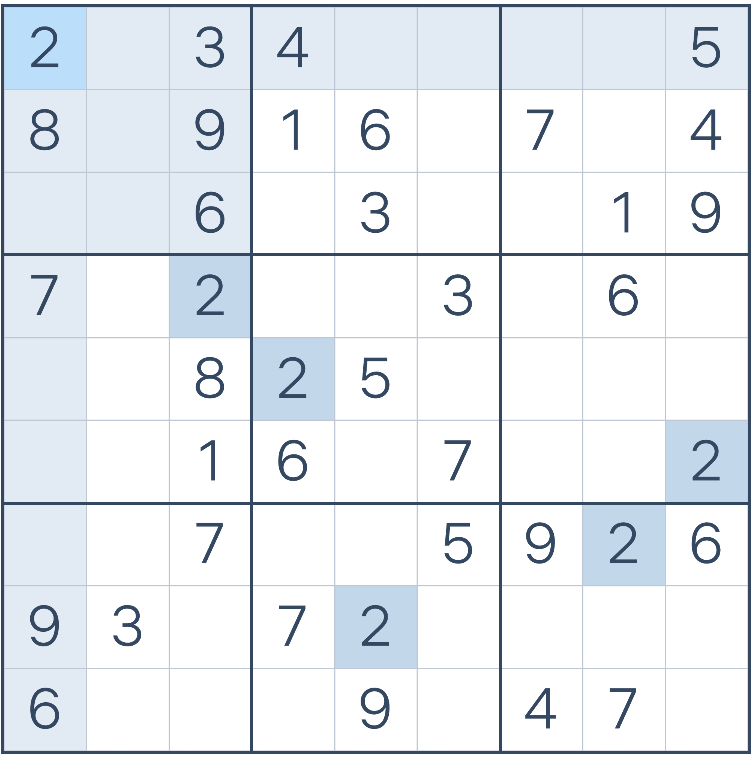
#> input picture ex1.png, 753 x 757 px
$ python -i detect.py   (imports and definitions only)
#> lines starting #> are read from the running program, lines starting #| are printed output that depends on the picture; after the words box and inside, x2 and y2 are one past the last pixel; in counts of white or black regions, pixels touching at a corner belong together
#> further down, picture is the input picture: shape (757, 753, 3); mean B, G, R 241.5, 236.6, 231.9
import cv2
import numpy as np


def order_points(pts):
    pts = pts.reshape(4, 2).astype(np.float32)

    s = pts.sum(axis=1)
    diff = np.diff(pts, axis=1)

    return np.array([
        pts[np.argmin(s)],      # top-left
        pts[np.argmin(diff)],   # top-right
        pts[np.argmax(s)],      # bottom-right
        pts[np.argmax(diff)]    # bottom-left
    ], dtype=np.float32)


def warp_sudoku(image, quad):
    rect = order_points(quad)

    size = 900

    dst = np.array([
        [0, 0],
        [size - 1, 0],
        [size - 1, size - 1],
        [0, size - 1]
    ], dtype=np.float32)

    M = cv2.getPerspectiveTransform(rect, dst)

    return cv2.warpPerspective(image, M, (size, size))


def looks_like_sudoku(warped):
    gray = cv2.cvtColor(warped, cv2.COLOR_BGR2GRAY)

    thresh = cv2.adaptiveThreshold(
        gray,
        255,
        cv2.ADAPTIVE_THRESH_GAUSSIAN_C,
        cv2.THRESH_BINARY_INV,
        11,
        2
    )

    lines = cv2.HoughLinesP(
        thresh,
        rho=1,
        theta=np.pi / 180,
        threshold=150,
        minLineLength=500,
        maxLineGap=20
    )

    if lines is None:
        return False

    vertical = 0
    horizontal = 0

    for line in lines:
        x1, y1, x2, y2 = line[0]

        dx = abs(x2 - x1)
        dy = abs(y2 - y1)

        if dx < 15 and dy > 300:
            vertical += 1

        elif dy < 15 and dx > 300:
            horizontal += 1

    return vertical >= 8 and horizontal >= 8


def detect_sudoku(image):
    gray = cv2.cvtColor(image, cv2.COLOR_BGR2GRAY)
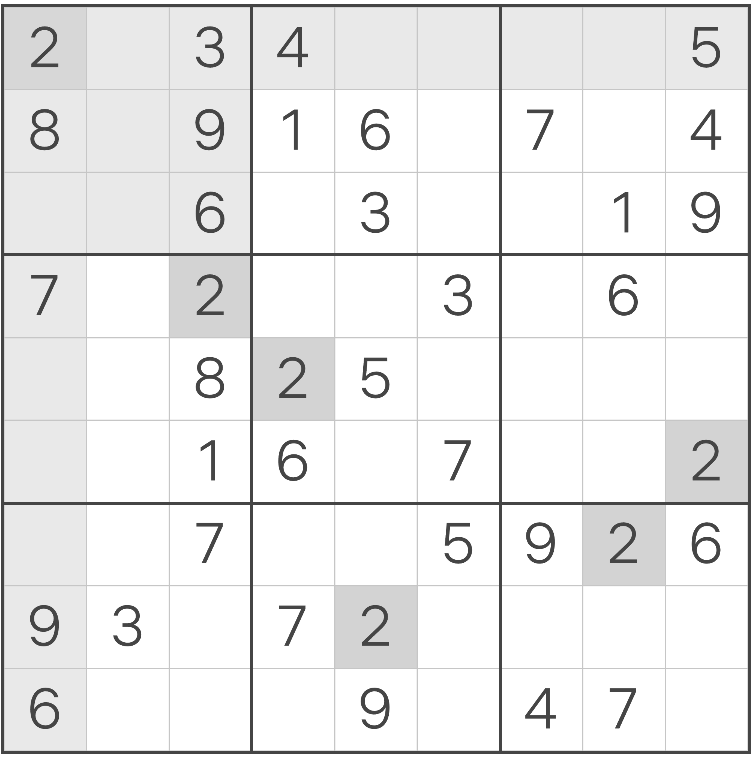
#> gray: shape (757, 753); min 69, max 255, mean 235.7

    blur = cv2.GaussianBlur(gray, (7, 7), 0)
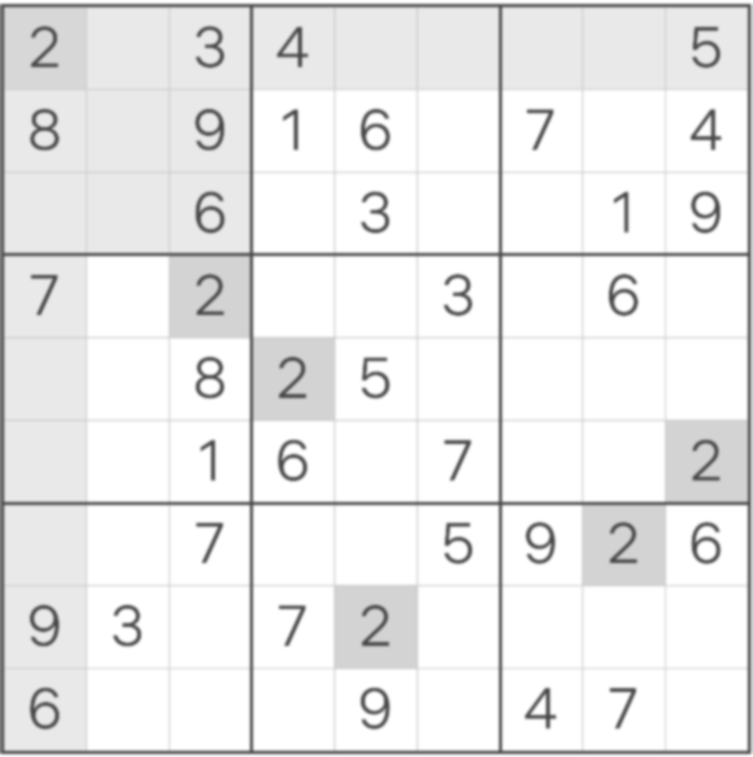
#> blur: shape (757, 753); min 74, max 255, mean 235.6

    thresh = cv2.adaptiveThreshold(
        blur,
        255,
        cv2.ADAPTIVE_THRESH_GAUSSIAN_C,
        cv2.THRESH_BINARY_INV,
        11,
        2
    )
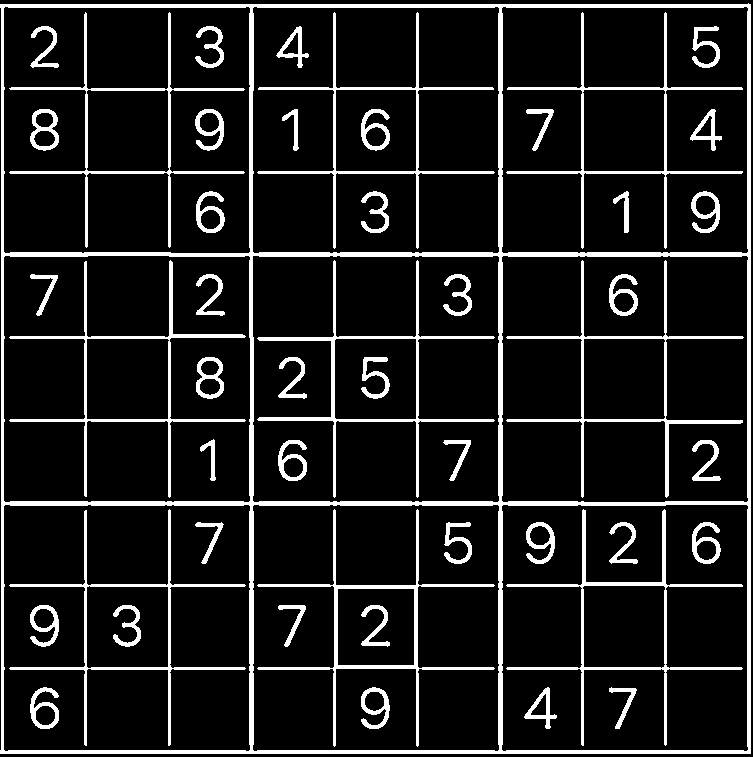
#> thresh: shape (757, 753); 11.7% white; 48 white regions

    contours, _ = cv2.findContours(
        thresh,
        cv2.RETR_EXTERNAL,
        cv2.CHAIN_APPROX_SIMPLE
    )
#> contours = 1 contour; box (x1, y1, x2, y2) and area: (0, 3, 751, 754) 561009

    candidates = []

    for cnt in contours:
        area = cv2.contourArea(cnt)

        if area < 10000:
            continue

        perimeter = cv2.arcLength(cnt, True)

        approx = cv2.approxPolyDP(
            cnt,
            0.02 * perimeter,
            True
        )

        if len(approx) == 4:
            candidates.append((area, approx))
#> this loop made 1 pass
#> (area, perimeter, approx) on pass 1: (561009, 2999.7, [[750, 4], [0, 4], [0, 753], [750, 753]])
#> after the loop, candidates = [(561009, [[750, 4], [0, 4], [0, 753], [750, 753]])]

    candidates.sort(reverse=True, key=lambda x: x[0])

    for _, quad in candidates:
        warped = warp_sudoku(image, quad)

        if looks_like_sudoku(warped):
            return warped
#> this loop made 1 pass
#> (rect in warp_sudoku, size in warp_sudoku, dst in warp_sudoku, M in warp_sudoku) on pass 1: ([[0, 4], [750, 4], [750, 753], [0, 753]], 900, [[0, 0], [899, 0], [899, 899], [0, 899]], [[1.2, 0, 0], [-1.18e-18, 1.2, -4.8], [-9.48e-20, 0, 1]])
#> pass 1, in detect_sudoku, `warped = warp_sudoku(image, quad)`:
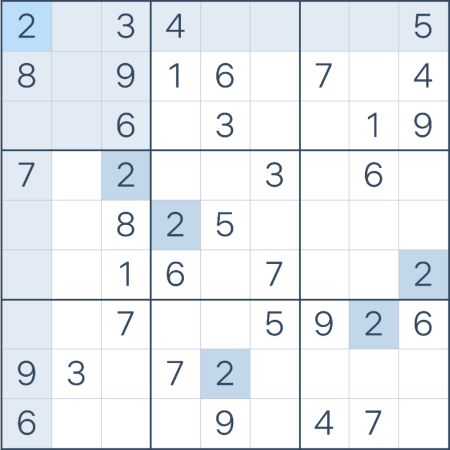
#> warped: shape (900, 900, 3) (shown at 1/2 size); mean B, G, R 241.3, 236.5, 231.7
#> pass 1, in looks_like_sudoku, `gray = cv2.cvtColor(warped, cv2.COLOR_BGR2GRAY)`:
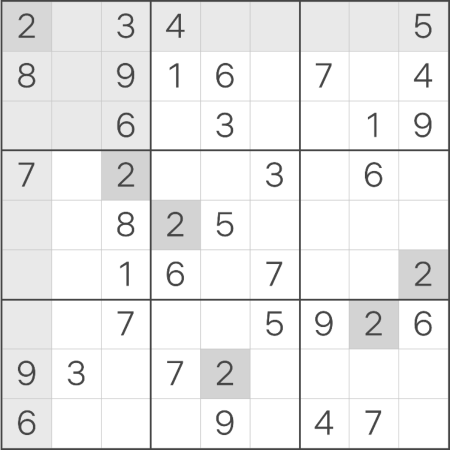
#> gray: shape (900, 900) (shown at 1/2 size); min 69, max 255, mean 235.5
#> pass 1, in looks_like_sudoku, `thresh = cv2.adaptiveThreshold( gray, 255, cv2.ADAPTIVE_THRESH_GAUSSIA..`:
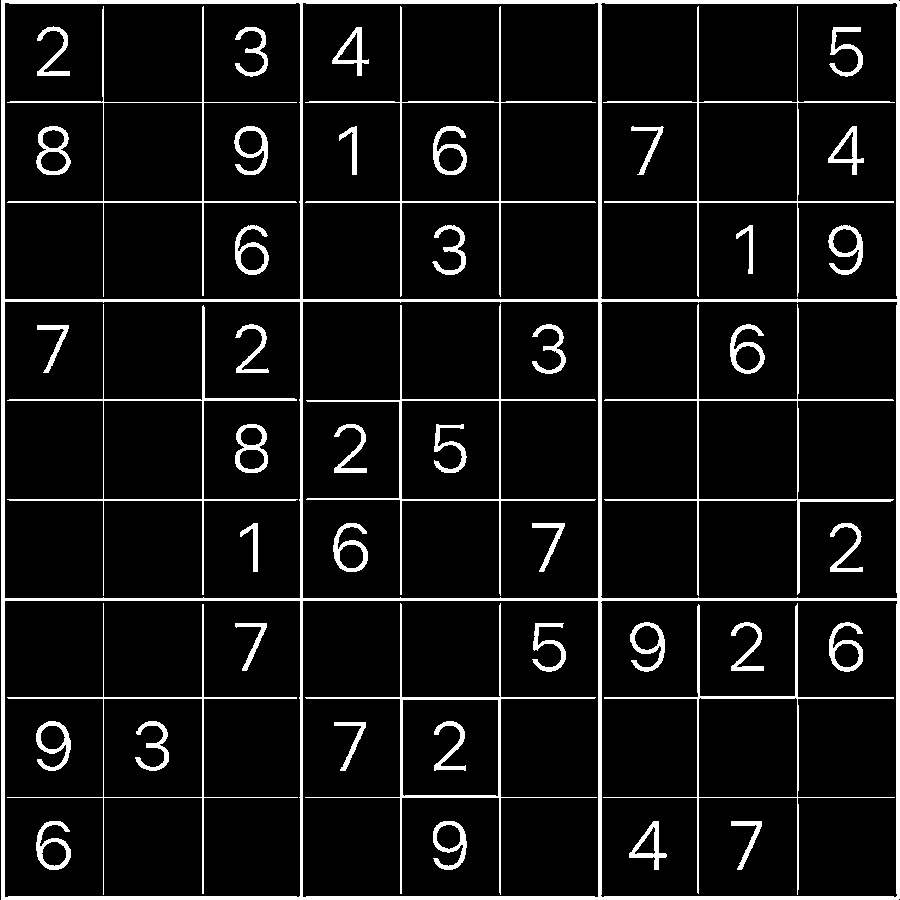
#> thresh: shape (900, 900); 8.1% white; 48 white regions, largest, box (x1, y1, x2, y2) and area: (1, 0, 900, 900) 25837, (305, 603, 597, 895) 2498, (604, 304, 894, 596) 2462

    return None

>>> import cv2
>>> picture = cv2.imread('ex1.png')
>>> result = detect_sudoku(picture)

$ run again, on ex2.png
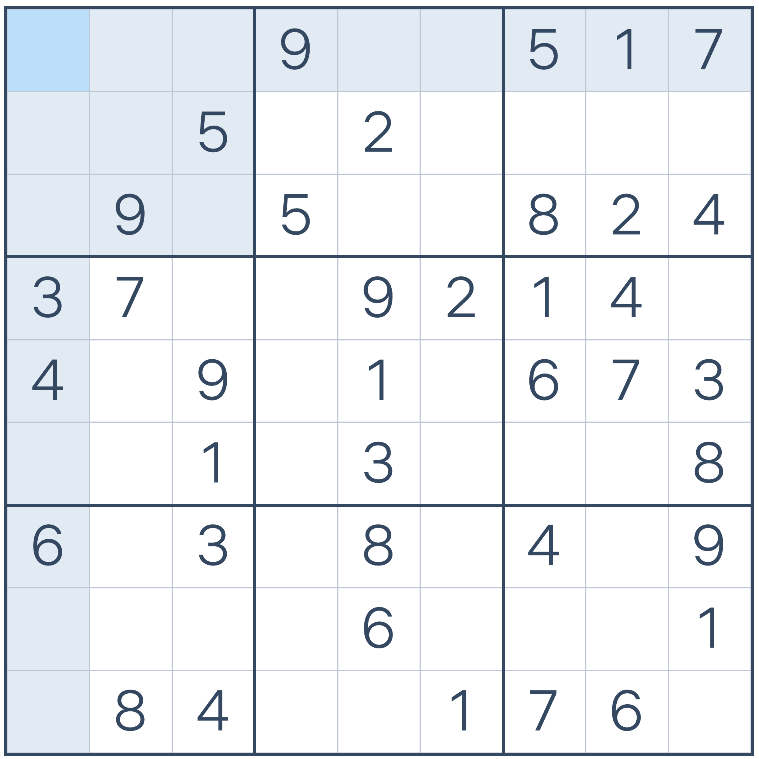
#> input picture ex2.png, 759 x 759 px
#> picture is the input picture: shape (759, 759, 3); mean B, G, R 242.8, 239, 235.4
#> in detect_sudoku, `thresh = cv2.adaptiveThreshold( blur, 255, cv2.ADAPTIVE_THRESH_GAUSSIA..`:
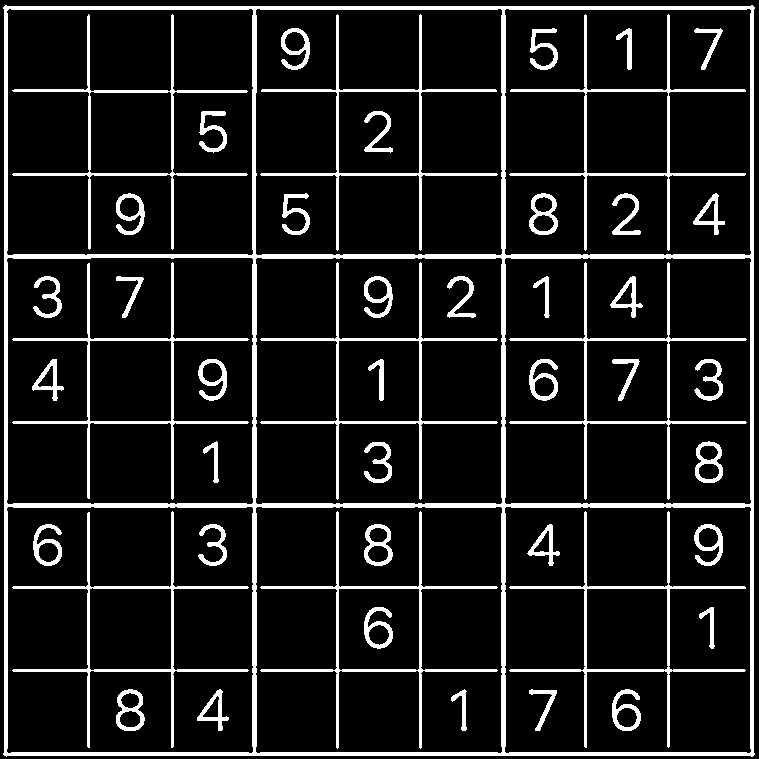
#> thresh: shape (759, 759); 11.5% white; 48 white regions
#> contours = 1 contour; box (x1, y1, x2, y2) and area: (3, 5, 755, 757) 561016
#> the loop in detect_sudoku, `for cnt in contours:` made 1 pass
#> (area, perimeter, approx) on pass 1: (561016, 3002.6, [[5, 5], [3, 754], [752, 756], [754, 7]])
#> after the loop in detect_sudoku, `for cnt in contours:`: candidates = [(561016, [[5, 5], [3, 754], [752, 756], [754, 7]])]
#> the loop in detect_sudoku, `for _, quad in candidates:` made 1 pass
#> (rect in warp_sudoku, size in warp_sudoku, dst in warp_sudoku) on pass 1: ([[5, 5], [754, 7], [752, 756], [3, 754]], 900, [[0, 0], [899, 0], [899, 899], [0, 899]])
#> pass 1, in looks_like_sudoku, `thresh = cv2.adaptiveThreshold( gray, 255, cv2.ADAPTIVE_THRESH_GAUSSIA..`:
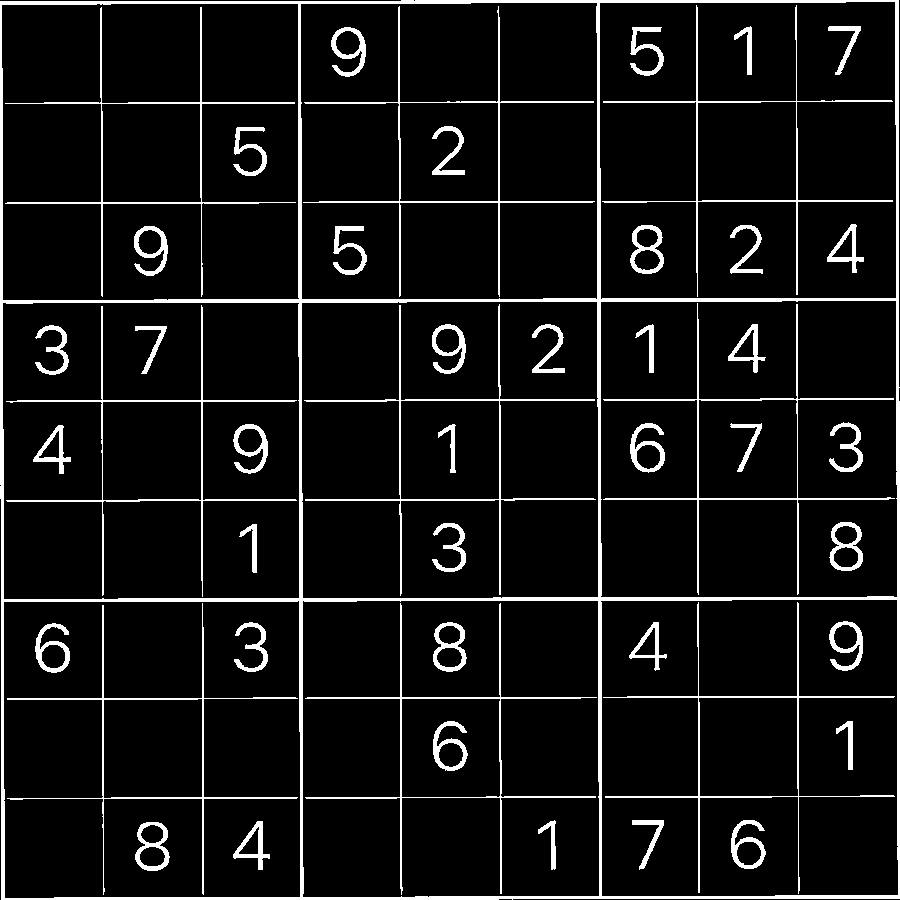
#> thresh: shape (900, 900); 7.8% white; 48 white regions, largest, box (x1, y1, x2, y2) and area: (0, 0, 900, 900) 24003, (304, 304, 596, 596) 2284, (303, 6, 595, 297) 2209

$ run again, on ex3.png
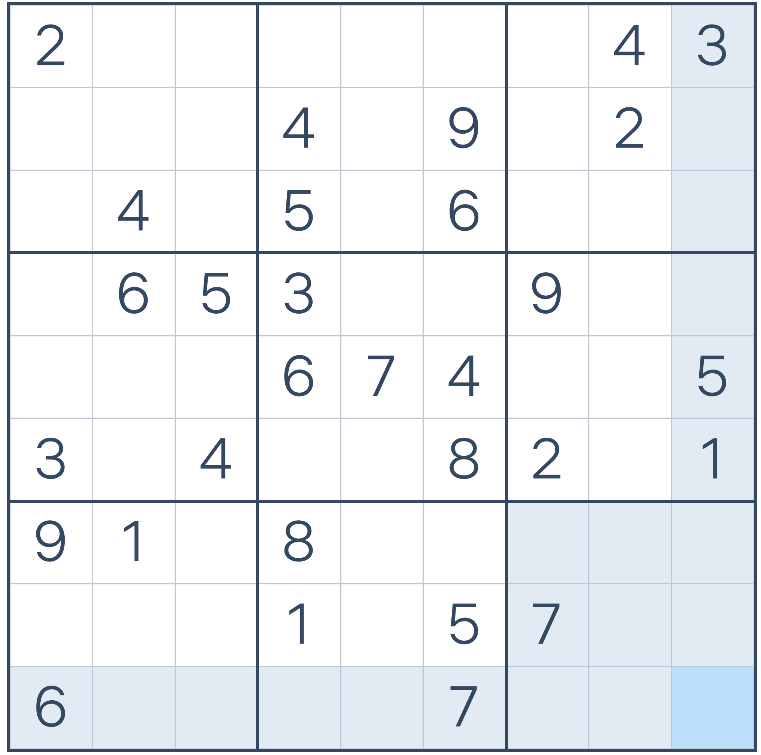
#> input picture ex3.png, 761 x 755 px
#> picture is the input picture: shape (755, 761, 3); mean B, G, R 243.5, 239.8, 236.2
#> in detect_sudoku, `thresh = cv2.adaptiveThreshold( blur, 255, cv2.ADAPTIVE_THRESH_GAUSSIA..`:
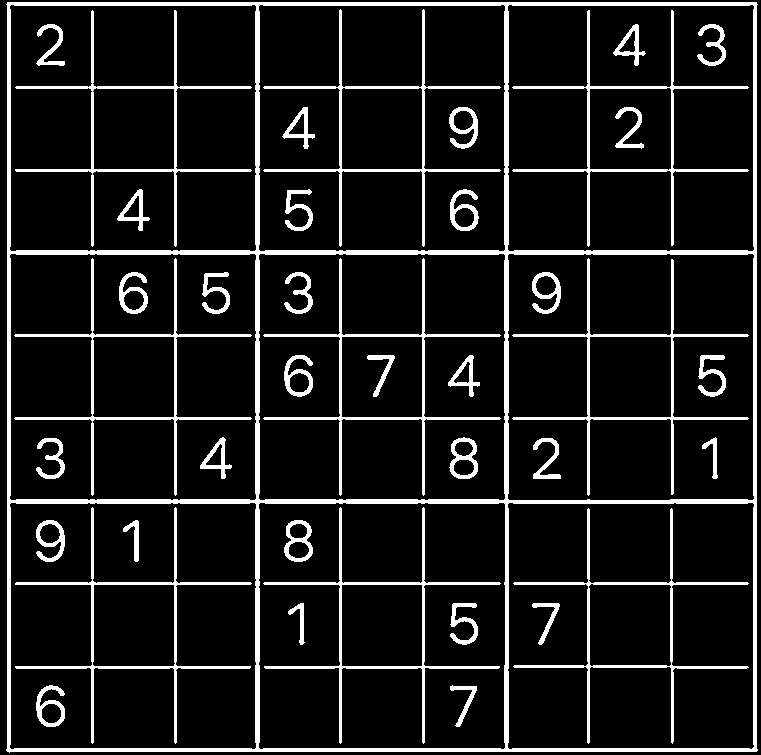
#> thresh: shape (755, 761); 11% white; 40 white regions
#> contours = 1 contour; box (x1, y1, x2, y2) and area: (6, 2, 758, 753) 561008
#> the loop in detect_sudoku, `for cnt in contours:` made 1 pass
#> (area, perimeter, approx) on pass 1: (561008, 3000.1, [[7, 2], [7, 751], [757, 750], [756, 2]])
#> after the loop in detect_sudoku, `for cnt in contours:`: candidates = [(561008, [[7, 2], [7, 751], [757, 750], [756, 2]])]
#> the loop in detect_sudoku, `for _, quad in candidates:` made 1 pass
#> (rect in warp_sudoku, size in warp_sudoku, dst in warp_sudoku) on pass 1: ([[7, 2], [756, 2], [757, 750], [7, 751]], 900, [[0, 0], [899, 0], [899, 899], [0, 899]])
#> pass 1, in looks_like_sudoku, `thresh = cv2.adaptiveThreshold( gray, 255, cv2.ADAPTIVE_THRESH_GAUSSIA..`:
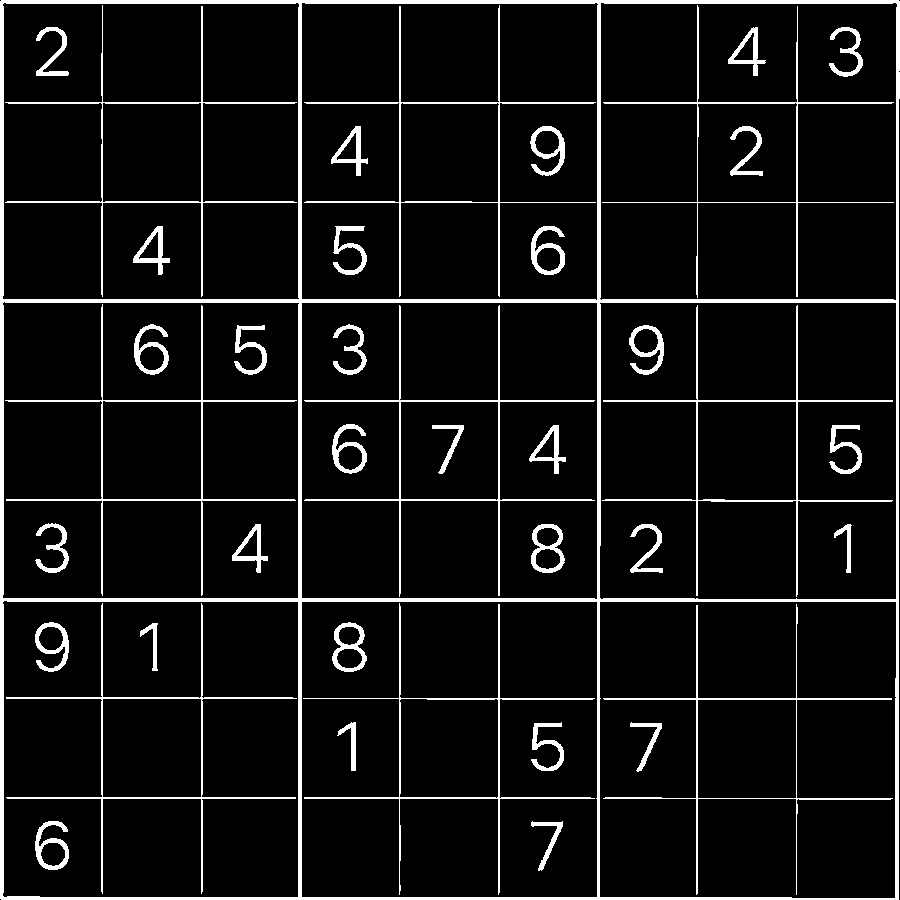
#> thresh: shape (900, 900); 7.6% white; 40 white regions, largest, box (x1, y1, x2, y2) and area: (0, 0, 900, 900) 26407, (602, 305, 893, 597) 2302, (304, 305, 595, 597) 2299
